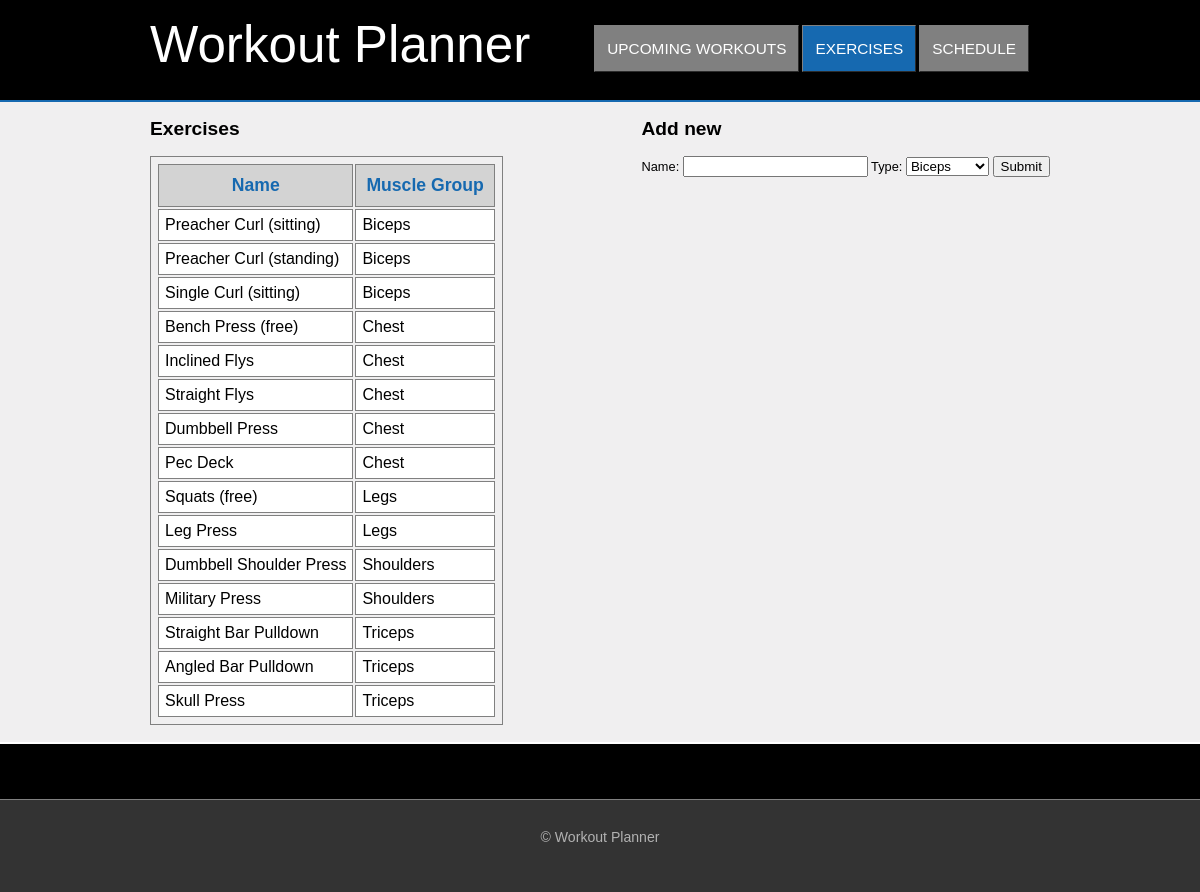
The app's page /exercises?orderby=type&dir=asc with its own data.
### tables this page shows
CREATE TABLE `exercise` (
  `id` int(11) NOT NULL auto_increment,
  `name` varchar(30) NOT NULL,
  `type` varchar(30) NOT NULL,
  PRIMARY KEY  (`id`),
  UNIQUE KEY `name` (`name`)
);

### exercises.php (the view, shortened to what this page needs)
<html>
	<head>
		<link rel="stylesheet" type="text/css" href="css/smoothness/jquery-ui-1.8.16.custom.css" />
		<link rel="stylesheet" type="text/css" href="css/style.css" />
	</head>
<body>
	<div class="container">
		<div class="header">
			<div class="innerHeader">
				<div class="logo">
					<span>Workout Planner</span>
				</div>
				<div class="menuPanel">
					<ul id="menu" class="menu">
						<li class="menu-item">
							<a href=".">Upcoming workouts</a>
						</li>
						<li class="menu-item">
							<a href="exercises.php" class="selected">exercises</a>
						</li>
						<li class="menu-item">
							<a href="#">schedule</a>
						</li>
					</ul>
				</div>
			</div>
		</div>
		<div class="content">
			<div class="page-content">
				<div class="left-content">
				<h2>Exercises</h2>
				<?php
					$sql = 'select * from exercise';
					$defaultDir = 'asc';
					$nDir = $defaultDir;
					$tDir = $defaultDir;
					if(isset($_GET[orderby])){
						if($_GET[dir] == 'asc'){
							$direction = 'desc';
						}
						else{
							$direction = 'asc';
						}
						if($_GET[orderby] == 'name'){
							$nDir = $direction;
						}
						else{
							$tDir = $direction;
						}
						$sql .= ' order by ' . $_GET[orderby] . ' ' . $_GET[dir];
					};
					$result = mysql_query($sql);
					echo '<table class="weights">'.
						 '<tr>'.
							'<th><a href="?orderby=name&dir='.$nDir.'">Name</a></th>'.
							'<th><a href="?orderby=type&dir='.$tDir.'">Muscle Group</a></th>'.
						 '</tr>';
					if($result) {
						while($row = mysql_fetch_array($result)){
							echo '<tr>'
								. '<td>' . $row['name'] . '</td>'
								. '<td>' . $row['type'] . '</td>'
								. '</tr>';
						}
					}
					echo '</table>';
				?>
				</div>
				<div class="right-content">
					<h2>Add new</h2>
					<div class="form">
						<form action="addExercise.php" method="post">
							Name: <input type="text" name="name" />
							Type: <select type="text" name="type">
										<option value="Biceps">Biceps</option>
									</select>
							<input type="submit"/>
						</form>
					</div>
				</div>
			</div>
		</div>
		<div class="footerGap"></div>
	</div>
	<div class="footer">
		<div class="footerTop">
		</div>
		<br/>
		<p>&copy; Workout Planner</p>
	</div>
</body>
</html>

### css/style.css (style rules this page uses)
html,body { height: 100%; }
body { background: none repeat scroll 0 0 #F0EFF0; font: 80% Arial,Helvetica,Verdana,Sans-Serif; margin: 0; padding: 0; color:black; }
a { color:white; }
.container { min-height: 100%; height: auto !important; height: 100%; margin: 0 auto -150px; }
.header { height: 100px; background-color:black; border-bottom: 2px solid #1669B0; }
.innerHeader { margin-left:auto; margin-right:auto; width: 900px; height:100%; }
.logo { float:left; height: 65px; width:400px; position: relative; top:15%; font-size:4em; color:white; }
.menuPanel { float: right; height:50px; position: relative; top:25%; right:2% }
.menu { font-size: 1.2em; list-style: none outside none; }
.menu-item { float: left; margin-right: 3px; }
.menu-item a { background: none repeat scroll 0 0 #808080; border:1px outset grey; text-transform: uppercase; text-decoration: none; color:white; padding:14px 12px 14px 12px; }
.menu-item a.selected { background: none repeat scroll 0 0 #1669B0; }
.content { min-height:640px; height:auto !important; height:640px; }
.page-content { width: 900px; margin:0 auto 0 auto; }
.left-content { float:left; width:48%: }
.right-content { float:right; width:48%: }
.footer,.footerGap { height:150px; }
.footer { color:#B2B2B2; background-color:#333333; text-align:center; }
.footer >p { font-size:1.1em; }
.footerTop { border-top:2px solid white; border-bottom:1px solid grey; padding: 20px 0px 35px 0px; background-color:black; }
table.weights { border: 1px solid gray; padding:5px; }
table.weights th { border: 1px solid gray; padding: 10px; background-color: lightGrey; }
table.weights td { border: 1px solid gray; padding: 6px; background-color: white; }
table.weights a { color:#1669B0; text-decoration:none; font-size:1.1em; }

### records on screen
exercise: name "Preacher Curl (sitting)", type "Biceps"
exercise: name "Preacher Curl (standing)", type "Biceps"
exercise: name "Single Curl (sitting)", type "Biceps"
exercise: name "Bench Press (free)", type "Chest"
exercise: name "Inclined Flys", type "Chest"
exercise: name "Straight Flys", type "Chest"
exercise: name "Dumbbell Press", type "Chest"
exercise: name "Pec Deck", type "Chest"
exercise: name "Squats (free)", type "Legs"
exercise: name "Leg Press", type "Legs"
exercise: name "Dumbbell Shoulder Press", type "Shoulders"
exercise: name "Military Press", type "Shoulders"
exercise: name "Straight Bar Pulldown", type "Triceps"
exercise: name "Angled Bar Pulldown", type "Triceps"
exercise: name "Skull Press", type "Triceps"
